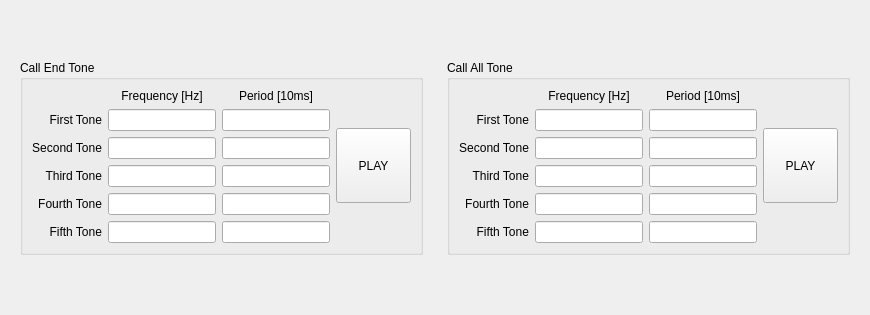
     <widget class="QWidget" name="tab_9">
      <attribute name="title">
       <string>Alert Tone1</string>
      </attribute>
      <layout class="QHBoxLayout" name="horizontalLayout_16">
       <item>
        <widget class="QWidget" name="widget_5" native="true">
         <layout class="QVBoxLayout" name="verticalLayout_3">
          <item>
           <spacer name="verticalSpacer_2">
            <property name="orientation">
             <enum>Qt::Orientation::Vertical</enum>
            </property>
            <property name="sizeHint" stdset="0">
             <size>
              <width>20</width>
              <height>40</height>
             </size>
            </property>
           </spacer>
          </item>
          <item>
           <widget class="QGroupBox" name="groupBox_3">
            <property name="title">
             <string>Call End Tone</string>
            </property>
            <layout class="QHBoxLayout" name="horizontalLayout_17">
             <item>
              <layout class="QGridLayout" name="gridLayout">
               <item row="4" column="0">
                <widget class="QLabel" name="label_116">
                 <property name="text">
                  <string>Fourth Tone</string>
                 </property>
                 <property name="alignment">
                  <set>Qt::AlignmentFlag::AlignRight|Qt::AlignmentFlag::AlignTrailing|Qt::AlignmentFlag::AlignVCenter</set>
                 </property>
                </widget>
               </item>
               <item row="2" column="0">
                <widget class="QLabel" name="label_114">
                 <property name="text">
                  <string>Second Tone</string>
                 </property>
                 <property name="alignment">
                  <set>Qt::AlignmentFlag::AlignRight|Qt::AlignmentFlag::AlignTrailing|Qt::AlignmentFlag::AlignVCenter</set>
                 </property>
                </widget>
               </item>
               <item row="2" column="2">
                <widget class="QLineEdit" name="callEndSecondToneFreqTxt"/>
               </item>
               <item row="0" column="3">
                <widget class="QLabel" name="label_113">
                 <property name="text">
                  <string>Period [10ms]</string>
                 </property>
                 <property name="alignment">
                  <set>Qt::AlignmentFlag::AlignCenter</set>
                 </property>
                </widget>
               </item>
               <item row="1" column="0">
                <widget class="QLabel" name="label_111">
                 <property name="text">
                  <string>First Tone</string>
                 </property>
                 <property name="alignment">
                  <set>Qt::AlignmentFlag::AlignRight|Qt::AlignmentFlag::AlignTrailing|Qt::AlignmentFlag::AlignVCenter</set>
                 </property>
                </widget>
               </item>
               <item row="5" column="0">
                <widget class="QLabel" name="label_117">
                 <property name="text">
                  <string>Fifth Tone</string>
                 </property>
                 <property name="alignment">
                  <set>Qt::AlignmentFlag::AlignRight|Qt::AlignmentFlag::AlignTrailing|Qt::AlignmentFlag::AlignVCenter</set>
                 </property>
                </widget>
               </item>
               <item row="0" column="2">
                <widget class="QLabel" name="label_112">
                 <property name="text">
                  <string>Frequency [Hz]</string>
                 </property>
                 <property name="alignment">
                  <set>Qt::AlignmentFlag::AlignCenter</set>
                 </property>
                </widget>
               </item>
               <item row="3" column="0">
                <widget class="QLabel" name="label_115">
                 <property name="text">
                  <string>Third Tone</string>
                 </property>
                 <property name="alignment">
                  <set>Qt::AlignmentFlag::AlignRight|Qt::AlignmentFlag::AlignTrailing|Qt::AlignmentFlag::AlignVCenter</set>
                 </property>
                </widget>
               </item>
               <item row="1" column="2">
                <widget class="QLineEdit" name="callEndFirstToneFreqTxt"/>
               </item>
               <item row="3" column="2">
                <widget class="QLineEdit" name="callEndThirdToneFreqTxt"/>
               </item>
               <item row="4" column="2">
                <widget class="QLineEdit" name="callEndFourthToneFreqTxt"/>
               </item>
               <item row="5" column="2">
                <widget class="QLineEdit" name="callEndFifthToneFreqTxt"/>
               </item>
               <item row="1" column="3">
                <widget class="QLineEdit" name="callEndFirstTonePeriodTxt"/>
               </item>
               <item row="2" column="3">
                <widget class="QLineEdit" name="callEndSecondTonePeriodTxt"/>
               </item>
               <item row="3" column="3">
                <widget class="QLineEdit" name="callEndThirdTonePeriodTxt"/>
               </item>
               <item row="4" column="3">
                <widget class="QLineEdit" name="callEndFourthTonePeriodTxt"/>
               </item>
               <item row="5" column="3">
                <widget class="QLineEdit" name="callEndFifthTonePeriodTxt"/>
               </item>
              </layout>
             </item>
             <item>
              <widget class="QPushButton" name="callEndPlayBtn">
               <property name="minimumSize">
                <size>
                 <width>0</width>
                 <height>75</height>
                </size>
               </property>
               <property name="maximumSize">
                <size>
                 <width>75</width>
                 <height>16777215</height>
                </size>
               </property>
               <property name="text">
                <string>PLAY</string>
               </property>
              </widget>
             </item>
            </layout>
           </widget>
          </item>
          <item>
           <spacer name="verticalSpacer_3">
            <property name="orientation">
             <enum>Qt::Orientation::Vertical</enum>
            </property>
            <property name="sizeHint" stdset="0">
             <size>
              <width>20</width>
              <height>40</height>
             </size>
            </property>
           </spacer>
          </item>
         </layout>
        </widget>
       </item>
       <item>
        <widget class="QWidget" name="widget_6" native="true">
         <layout class="QVBoxLayout" name="verticalLayout_4">
          <item>
           <spacer name="verticalSpacer_4">
            <property name="orientation">
             <enum>Qt::Orientation::Vertical</enum>
            </property>
            <property name="sizeHint" stdset="0">
             <size>
              <width>20</width>
              <height>40</height>
             </size>
            </property>
           </spacer>
          </item>
          <item>
           <widget class="QGroupBox" name="groupBox_4">
            <property name="title">
             <string>Call All Tone</string>
            </property>
            <layout class="QHBoxLayout" name="horizontalLayout_18">
             <item>
              <layout class="QGridLayout" name="gridLayout_2">
               <item row="1" column="0">
                <widget class="QLabel" name="label_118">
                 <property name="text">
                  <string>First Tone</string>
                 </property>
                 <property name="alignment">
                  <set>Qt::AlignmentFlag::AlignRight|Qt::AlignmentFlag::AlignTrailing|Qt::AlignmentFlag::AlignVCenter</set>
                 </property>
                </widget>
               </item>
               <item row="3" column="2">
                <widget class="QLineEdit" name="callAllThirdTonePeriodTxt"/>
               </item>
               <item row="0" column="1">
                <widget class="QLabel" name="label_119">
                 <property name="text">
                  <string>Frequency [Hz]</string>
                 </property>
                 <property name="alignment">
                  <set>Qt::AlignmentFlag::AlignCenter</set>
                 </property>
                </widget>
               </item>
               <item row="2" column="2">
                <widget class="QLineEdit" name="callAllSecondTonePeriodTxt"/>
               </item>
               <item row="3" column="0">
                <widget class="QLabel" name="label_122">
                 <property name="text">
                  <string>Third Tone</string>
                 </property>
                 <property name="alignment">
                  <set>Qt::AlignmentFlag::AlignRight|Qt::AlignmentFlag::AlignTrailing|Qt::AlignmentFlag::AlignVCenter</set>
                 </property>
                </widget>
               </item>
               <item row="5" column="0">
                <widget class="QLabel" name="label_124">
                 <property name="text">
                  <string>Fifth Tone</string>
                 </property>
                 <property name="alignment">
                  <set>Qt::AlignmentFlag::AlignRight|Qt::AlignmentFlag::AlignTrailing|Qt::AlignmentFlag::AlignVCenter</set>
                 </property>
                </widget>
               </item>
               <item row="2" column="0">
                <widget class="QLabel" name="label_121">
                 <property name="text">
                  <string>Second Tone</string>
                 </property>
                 <property name="alignment">
                  <set>Qt::AlignmentFlag::AlignRight|Qt::AlignmentFlag::AlignTrailing|Qt::AlignmentFlag::AlignVCenter</set>
                 </property>
                </widget>
               </item>
               <item row="1" column="2">
                <widget class="QLineEdit" name="callAllFirstTonePeriodTxt"/>
               </item>
               <item row="0" column="2">
                <widget class="QLabel" name="label_120">
                 <property name="text">
                  <string>Period [10ms]</string>
                 </property>
                 <property name="alignment">
                  <set>Qt::AlignmentFlag::AlignCenter</set>
                 </property>
                </widget>
               </item>
               <item row="4" column="0">
                <widget class="QLabel" name="label_123">
                 <property name="text">
                  <string>Fourth Tone</string>
                 </property>
                 <property name="alignment">
                  <set>Qt::AlignmentFlag::AlignRight|Qt::AlignmentFlag::AlignTrailing|Qt::AlignmentFlag::AlignVCenter</set>
                 </property>
                </widget>
               </item>
               <item row="4" column="2">
                <widget class="QLineEdit" name="callAllFourthTonePeriodTxt"/>
               </item>
               <item row="5" column="2">
                <widget class="QLineEdit" name="callAllFifthTonePeriodTxt"/>
               </item>
               <item row="1" column="1">
                <widget class="QLineEdit" name="callAllFirstToneFreqTxt"/>
               </item>
               <item row="2" column="1">
                <widget class="QLineEdit" name="callAllSecondToneFreqTxt"/>
               </item>
               <item row="3" column="1">
                <widget class="QLineEdit" name="callAllThirdToneFreqTxt"/>
               </item>
               <item row="4" column="1">
                <widget class="QLineEdit" name="callAllFourthToneFreqTxt"/>
               </item>
               <item row="5" column="1">
                <widget class="QLineEdit" name="callAllFifthToneFreqTxt"/>
               </item>
              </layout>
             </item>
             <item>
              <widget class="QPushButton" name="callAllPlayBtn">
               <property name="minimumSize">
                <size>
                 <width>0</width>
                 <height>75</height>
                </size>
               </property>
               <property name="maximumSize">
                <size>
                 <width>75</width>
                 <height>16777215</height>
                </size>
               </property>
               <property name="text">
                <string>PLAY</string>
               </property>
              </widget>
             </item>
            </layout>
           </widget>
          </item>
          <item>
           <spacer name="verticalSpacer_5">
            <property name="orientation">
             <enum>Qt::Orientation::Vertical</enum>
            </property>
            <property name="sizeHint" stdset="0">
             <size>
              <width>20</width>
              <height>40</height>
             </size>
            </property>
           </spacer>
          </item>
         </layout>
        </widget>
       </item>
      </layout>
     </widget>
